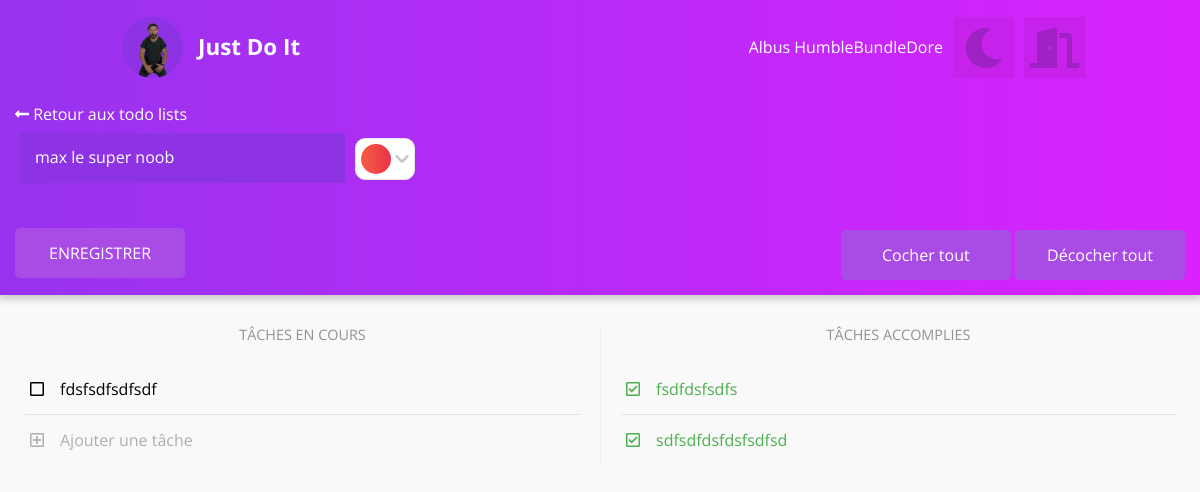
Screenshot of /view_todo_list.php?list_id=54 (signed in) with the database file from the repository.
### tables this page shows
CREATE TABLE IF NOT EXISTS `todo_lists` (
  `list_id` int(11) NOT NULL AUTO_INCREMENT,
  `user_id` int(11) NOT NULL,
  `name` varchar(32) NOT NULL,
  `color` varchar(255) NOT NULL,
  PRIMARY KEY (`list_id`),
  KEY `user_id` (`user_id`)
);

CREATE TABLE IF NOT EXISTS `tasks` (
  `task_id` int(11) NOT NULL AUTO_INCREMENT,
  `user_id` int(11) NOT NULL,
  `list_id` int(11) NOT NULL,
  `name` varchar(32) NOT NULL,
  `status` tinyint(1) NOT NULL DEFAULT 0,
  PRIMARY KEY (`task_id`),
  KEY `list_id` (`list_id`),
  KEY `user_id` (`user_id`)
);

### classes/Tasks.php (called while the page is built, shortened)
<?php
class Tasks {
    private $_db;
    public function __construct(PDO $db) {
        $this->_db = $db;
    }
    public function get($user_id, $list_id, $type = "") {
        $sql = 'SELECT task_id, name, status FROM tasks WHERE list_id = :list_id';
        $vars = ["list_id" => (int) $list_id];
        if ($type == "ongoing") {
            $sql .= ' && status = :status';
            $vars["status"] = 0;
        } else if ($type == "finished") {
            $sql .= ' && status = :status';
            $vars["status"] = 1;
        }
        $sql .= " ORDER BY list_id";
        return PDOFactory::sendQuery($this->_db, $sql, $vars);
    }
}

### classes/PDOFactory.php (called while the page is built, shortened)
<?php
abstract class PDOFactory {
    public static function sendQuery($db, $sql, $vars = [], $return = true) {
        $query = $db->prepare($sql);
        $result = [];
        foreach ($vars as $name => $value) {
            if      (is_int($value))    $type = PDO::PARAM_INT;
            elseif  (is_bool($value))   $type = PDO::PARAM_BOOL;
            else                        $type = PDO::PARAM_STR;
            $query->bindValue(":$name", $value, $type);
        }
        $query->execute();
        if ($return) while ($d = $query->fetch(PDO::FETCH_ASSOC)) { $result[] = $d; }
        if ($return) return $result;
    }
}

### view_todo_list.php (called while the page is built, shortened)
<?php
require_once "./init.php";
$list_id = (isset($_GET["list_id"]) && !empty($_GET["list_id"])) ? $_GET["list_id"] : null;
$list_name = "";
$ongoing_task_html = "";
$finished_task_html = "";
if (!$list_id) {
    if (!isset($_GET["error"]) OR empty($_GET["error"]))
        $_GET["error"] = TODO_LIST_NOT_FOUND;
}
else {
    $TodoListManager = new TodoLists($db);
    $todo_list = $TodoListManager->get($_SESSION["user_id"], $list_id);
    if (!$todo_list) {
        $_GET["error"] = TODO_LIST_NOT_FOUND;
    } else {
        $todo_list = $todo_list[0];
        $list_name = htmlspecialchars($todo_list["name"]);
        require_once "./php/tasks/getOngoing.php";
        require_once "./php/tasks/getFinished.php";
    }
}
$errorsSuccessMsg = getErrorsSuccess();
require_once "./views/view_todo_list_v.php";

### init.php (called while the page is built, shortened)
<?php
function getErrorsSuccess() {
        ?>
        <?php
    $errorsSuccessMsg = ob_get_contents();
    return $errorsSuccessMsg;
}

### classes/TodoLists.php (called while the page is built, shortened)
<?php
class TodoLists {
    private $_db;
    public function __construct(PDO $db) {
        $this->_db = $db;
    }
    public function get($user_id, $list_id) {
        return PDOFactory::sendQuery(
            $this->_db,
            'SELECT name, color FROM todo_lists WHERE list_id = :list_id',
            ["list_id" => (int) $list_id]
        );
    }
}

### php/tasks/getFinished.php (the view, shortened to what this page needs)
<?php
$TasksManager = new Tasks($db);
$list_tasks = $TasksManager->get($_SESSION["user_id"], $list_id, "finished");
$list_tasks_count = count($list_tasks);
$tasks_count = 0;
$finished_task_html = "";
foreach ($list_tasks as $task) {
    $task_id = $task["task_id"];
    $task_name = htmlspecialchars($task["name"]);
    $task_status = $task["status"];
    $HTMLid = "l" . $list_id . "t" . $task_id;
    $class = $tasks_count + 1 == $list_tasks_count ? "task noBottomMargin" : "task";
    $finished_task_html .= '<li class="'.$class.'" data-task-id="'.$task_id.'" data-task-status="'.$task_status.'">
                                <div class="tDeleteContainer finished">
                                    <i class="fas fa-trash"></i>
                                </div>
                                <input type="checkbox" id="'.$HTMLid.'" checked/>
                                <label for="'.$HTMLid.'">'.$task_name.'</label>
                            </li>';
    $tasks_count++;
}

### php/tasks/getOngoing.php (shortened to what this page needs)
<?php
$TasksManager = new Tasks($db);
$list_tasks = $TasksManager->get($_SESSION["user_id"], $list_id, "ongoing");
$ongoing_task_html = "";
foreach ($list_tasks as $task) {
    $task_id = $task["task_id"];
    $task_name = htmlspecialchars($task["name"]);
    $task_status = $task["status"];
    $HTMLid = "l" . $list_id . "t" . $task_id;
    $ongoing_task_html .= '<li class="task" data-task-id="'.$task_id.'" data-task-status="'.$task_status.'">
                                <div class="tDeleteContainer ongoing">
                                    <i class="fas fa-trash"></i>
                                </div>
                                <input type="checkbox" id="'.$HTMLid.'"/>
                                <label for="'.$HTMLid.'">'.$task_name.'</label>
                           </li>';
}
$ongoing_task_html .= '<li class="task addTask noBottomMargin">
                            <input type="checkbox" id="addTask">
                            <label for="addTask">Ajouter une t&acirc;che</label>
                       </li>';

### views/view_todo_list_v.php (shortened to what this page needs)
<!DOCTYPE html>
<html lang="fr">
    <head>
        <?php include_once(ROOT."/views/models/head.php"); ?>
    </head>
    <body>
        <?php $classes = "noShadow noFixed"; include_once(ROOT."/views/models/header.php"); ?>
        <div id="todoListContainer" class="maxHeight noPadding">
            <div id="todoListEditHead">
                <div id="todoListEdit">
                    <a href="./index.php"><i class="fas fa-long-arrow-alt-left"></i> Retour aux todo lists</a>
                    <form action="./php/todoLists/update.php" method="POST" class="noUpperMargin <?php if($errorsSuccessMsg) echo 'errorMsgAbove'?>">
                        <div class="field double">
                            <label for="tName"></label>
                            <input type="text" id="tName" class="noBackground" name="name" placeholder=" " value="<?= $list_name ?>" minlength="1" maxlength="32" onkeydown="this.setCustomValidity('');" required/>
                            <div id="colorSelector">
                                <div id="cSButton">
                                    <div id="arrow">
                                        <i class="fas fa-chevron-down"></i>
                                    </div>
                                </div>
                                <div id="cSOptions">
                                    <div class="cSOption">
                                    </div>
                                    <div class="cSOption">
                                    </div>
                                    <div class="cSOption">
                                    </div>
                                    <div class="cSOption">
                                    </div>
                                    <div class="cSOption">
                                    </div>
                                    <div class="cSOption">
                                    </div>
                                    <div class="cSOption">
                                    </div>
                                    <div class="cSOption">
                                    </div>
                                    <div class="cSOption">
                                    </div>
                                    <div class="cSOption">
                                    </div>
                                </div>
                            </div>
                        </div>
                        <input type="submit" value="ENREGISTRER">
                    </form>
                </div>
                <div id="tasksButtons">
                    <div id="tasksButtonsWrapper">
                        <button id="checkAllTasks">Cocher tout</button>
                        <button id="uncheckAllTasks">D&eacute;cocher tout</button>
                    </div>
                </div>
            </div>
            <div id="taskViewer">
                <div id="tVOngoing">
                    <div class="tVHead">
                        <span>T&acirc;ches en cours</span>
                    </div>
                    <div class="tVBody">
                        <ul class="taskContainer">
                            <?= $ongoing_task_html ?>
                        </ul>
                    </div>
                </div>
                <div id="tVFinished">
                    <div class="tVHead">
                        <span>T&acirc;ches accomplies</span>
                    </div>
                    <div class="tVBody">
                        <ul class="taskContainer">
                            <?= $finished_task_html ?>
                        </ul>
                    </div>
                </div>
            </div>
        </div>
    </body>
</html>

### rows the page displays
todo_lists: name "max le super noob"
tasks: name "fdsfsdfsdfsdf"
tasks: name "fsdfdsfsdfs"
tasks: name "sdfsdfdsfdsfsdfsd"

### other values shown
$_SESSION["username"] "Albus HumbleBundleDore"
